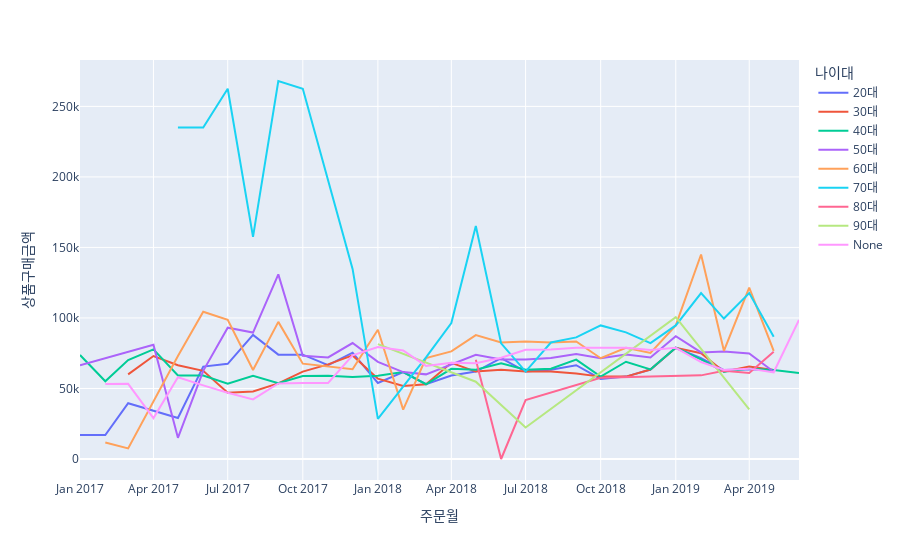

Notebook code cell kept with this figure:
### Code cell
px.line(df_ages_price, x='주문월',y='상품구매금액',color='나이대')
